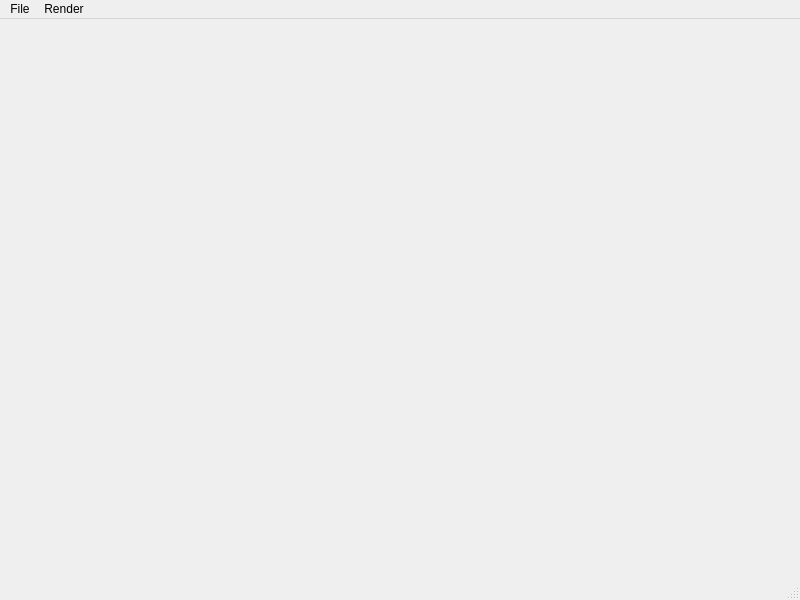
<?xml version="1.0" encoding="UTF-8"?>
<ui version="4.0">
 <class>MainWindow</class>
 <widget class="QMainWindow" name="MainWindow">
  <property name="geometry">
   <rect>
    <x>0</x>
    <y>0</y>
    <width>800</width>
    <height>600</height>
   </rect>
  </property>
  <property name="windowTitle">
   <string>Editor</string>
  </property>
  <widget class="QWidget" name="centralwidget"/>
  <widget class="QMenuBar" name="menubar">
   <property name="geometry">
    <rect>
     <x>0</x>
     <y>0</y>
     <width>800</width>
     <height>26</height>
    </rect>
   </property>
   <widget class="QMenu" name="menuFile">
    <property name="title">
     <string>File</string>
    </property>
    <addaction name="actionOpen"/>
    <addaction name="separator"/>
    <addaction name="actionImportMesh"/>
   </widget>
   <widget class="QMenu" name="menuRender">
    <property name="title">
     <string>Render</string>
    </property>
    <widget class="QMenu" name="menuShader">
     <property name="title">
      <string>Shader</string>
     </property>
     <addaction name="actionMeshShader"/>
     <addaction name="actionTiffShader"/>
    </widget>
    <addaction name="menuShader"/>
   </widget>
   <addaction name="menuFile"/>
   <addaction name="menuRender"/>
  </widget>
  <widget class="QStatusBar" name="statusbar"/>
  <action name="actionOpen">
   <property name="text">
    <string>Open</string>
   </property>
  </action>
  <action name="actionImportMesh">
   <property name="text">
    <string>ImportMesh</string>
   </property>
  </action>
  <action name="actionMeshShader">
   <property name="text">
    <string>MeshShader</string>
   </property>
  </action>
  <action name="actionTiffShader">
   <property name="text">
    <string>TiffShader</string>
   </property>
  </action>
 </widget>
 <resources/>
 <connections/>
</ui>
